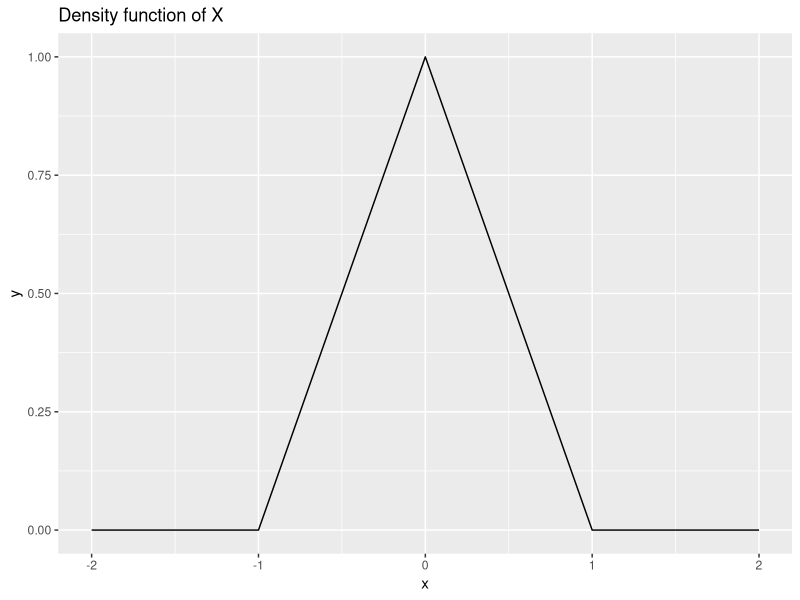

The R source for this figure:
########################## INIT CODE ###########################################
rm(list = ls())

########################## [ 1 a ] #############################################
# Since we need to find a envelope function for the density function, so we need
# to plot the density function first. let $ x \in [-3, 3] $

x <- seq(-2, 2, by = 0.001)
y <- rep(0, length(x))

x1_index <- which(x > 1 | x < -1)
x2_index <- which(x >= -1 & x <= 0)
x3_index <- which(x > 0 & x <= 1)

y[x1_index] <- 0
y[x2_index] <- x[x2_index] + 1
y[x3_index] <- 1 - x[x3_index]

data <- data.frame(x, y)

ggplot2::ggplot(data, ggplot2::aes(x = x, y = y)) +
  ggplot2::geom_line() +
  ggplot2::ggtitle("Density function of X") +
  ggplot2::xlab("x") +
  ggplot2::ylab("y")

# After we get the image, we can see that the density function is a triangle


########################## [ 1 b ] #############################################
